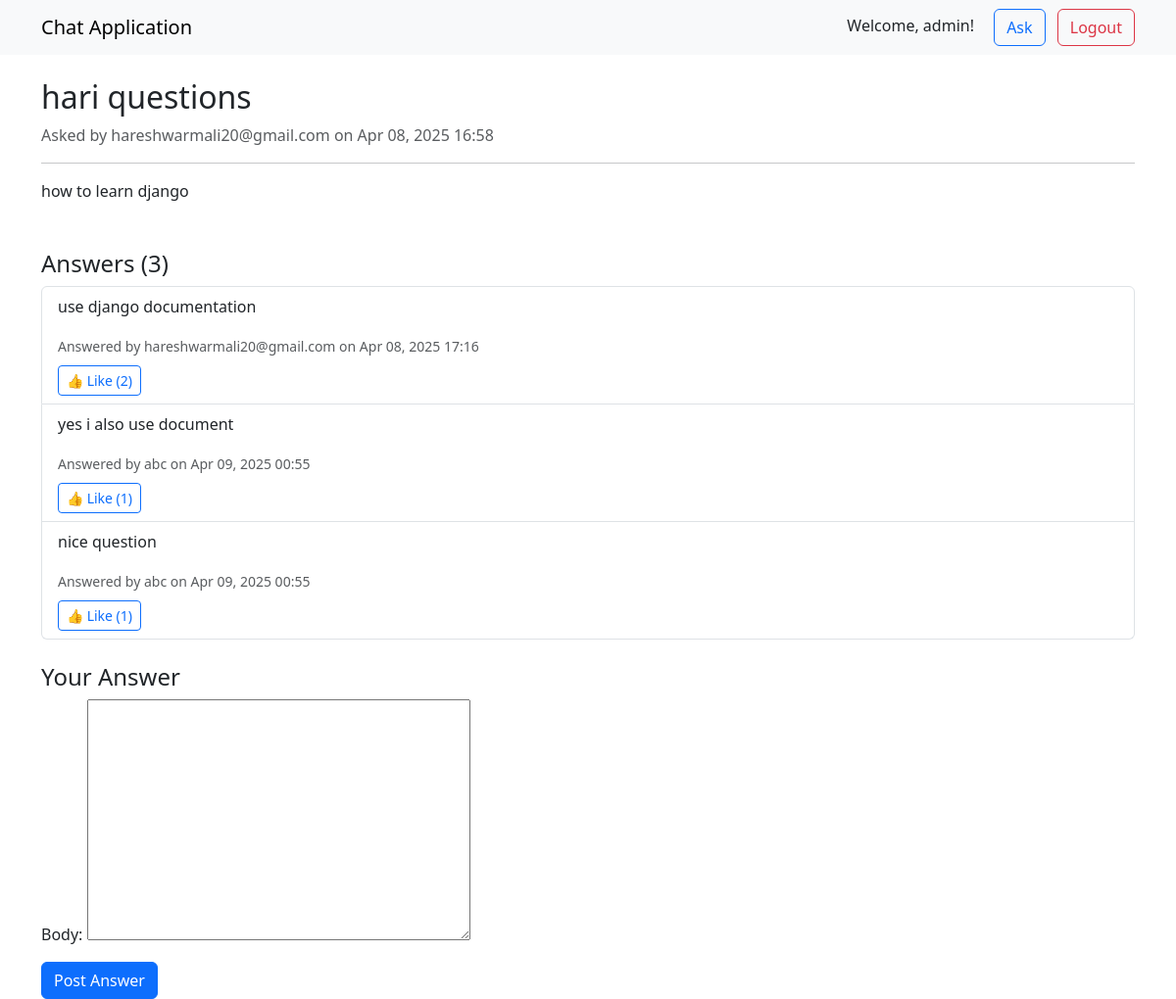
The app's page /question/1/ (signed in) with its own data.
### chat/models.py (models this page shows, shortened)
class Question(models.Model):
    user = models.ForeignKey(User, on_delete=models.CASCADE)
    title = models.CharField(max_length=255)
    body = models.TextField()
    created_at = models.DateTimeField(auto_now_add=True)

class Answer(models.Model):
    question = models.ForeignKey(Question, on_delete=models.CASCADE, related_name='answers')
    user = models.ForeignKey(User, on_delete=models.CASCADE)
    body = models.TextField()
    created_at = models.DateTimeField(auto_now_add=True)
    likes = models.ManyToManyField(User, related_name='liked_answers', blank=True)

### chat/views.py (the view)
# urls.py: path('question/<int:id>/', views.question_detail, name='question_detail'),
@login_required
def question_detail(request, id):
    question = get_object_or_404(Question, id=id)
    answers = question.answers.all()
    if request.method == 'POST':
        form = AnswerForm(request.POST)
        if form.is_valid():
            answer = form.save(commit=False)
            answer.user = request.user
            answer.question = question
            answer.save()
            return redirect('question_detail', id=id)
    else:
        form = AnswerForm()
    return render(request, 'question_detail.html', {
        'question': question,
        'answers': answers,
        'form': form
    })

### chat/forms.py
class AnswerForm(forms.ModelForm):
    class Meta:
        model = Answer
        fields = ['body']

### chat/templates/question_detail.html (shortened to what this page needs)
{% extends 'base.html' %}
{% block content %}
<h2>{{ question.title }}</h2>
<p class="text-muted">Asked by {{ question.user.username }} on {{ question.created_at|date:"M d, Y H:i" }}</p>
<hr>
<p>{{ question.body }}</p>
<h4 class="mt-5">Answers ({{ answers.count }})</h4>
<ul class="list-group mb-4">
    {% for answer in answers %}
    <li class="list-group-item">
        <p>{{ answer.body }}</p>
        <small class="text-muted">Answered by {{ answer.user.username }} on {{ answer.created_at|date:"M d, Y H:i" }}</small>
        <div class="mt-2">
            <a href="{% url 'like_answer' answer.id %}" class="btn btn-sm btn-outline-primary">
                👍 Like ({{ answer.likes.count }})
            </a>
        </div>
    </li>
    {% empty %}
    <li class="list-group-item">No answers yet.</li>
    {% endfor %}
</ul>
<h4>Your Answer</h4>
<form method="post">
    {{ form.as_p }}
    <button type="submit" class="btn btn-primary">Post Answer</button>
</form>
{% endblock %}

### chat/templates/base.html (shortened to what this page needs)
<!DOCTYPE html>
<html lang="en">
<head>
    <link href="https://cdn.jsdelivr.net/npm/bootstrap@5.3.0/dist/css/bootstrap.min.css" rel="stylesheet">
</head>
<body>
<nav class="navbar navbar-expand-lg navbar-light bg-light">
    <div class="container">
        <a class="navbar-brand" href="{% url 'home' %}">Chat Application</a>
        <div>
            {% if user.is_authenticated %}
                <span class="me-3">Welcome, {{ user.username }}!</span>
                <a class="btn btn-outline-primary me-2" href="{% url 'post_question' %}">Ask</a>
                <a class="btn btn-outline-danger" href="{% url 'logout' %}">Logout</a>
            {% else %}
                <a class="btn btn-outline-primary me-2" href="{% url 'login' %}">Login</a>
                <a class="btn btn-outline-success" href="{% url 'register' %}">Register</a>
            {% endif %}
        </div>
    </div>
</nav>
<div class="container mt-4">
    {% block content %}{% endblock %}
</div>
</body>
</html>

### records on screen
Question: title "hari questions", user.username "hareshwarmali20@gmail.com", created_at "Apr 08, 2025 16:58", body "how to learn django", count "3"
Answer: body "use django documentation", user.username "hareshwarmali20@gmail.com", created_at "Apr 08, 2025 17:16", likes.count "2"
Answer: body "yes i also use document", user.username "abc", created_at "Apr 09, 2025 00:55", likes.count "1"
Answer: body "nice question", user.username "abc", created_at "Apr 09, 2025 00:55", likes.count "1"

### other values on screen
{{ user.username }} "admin"
